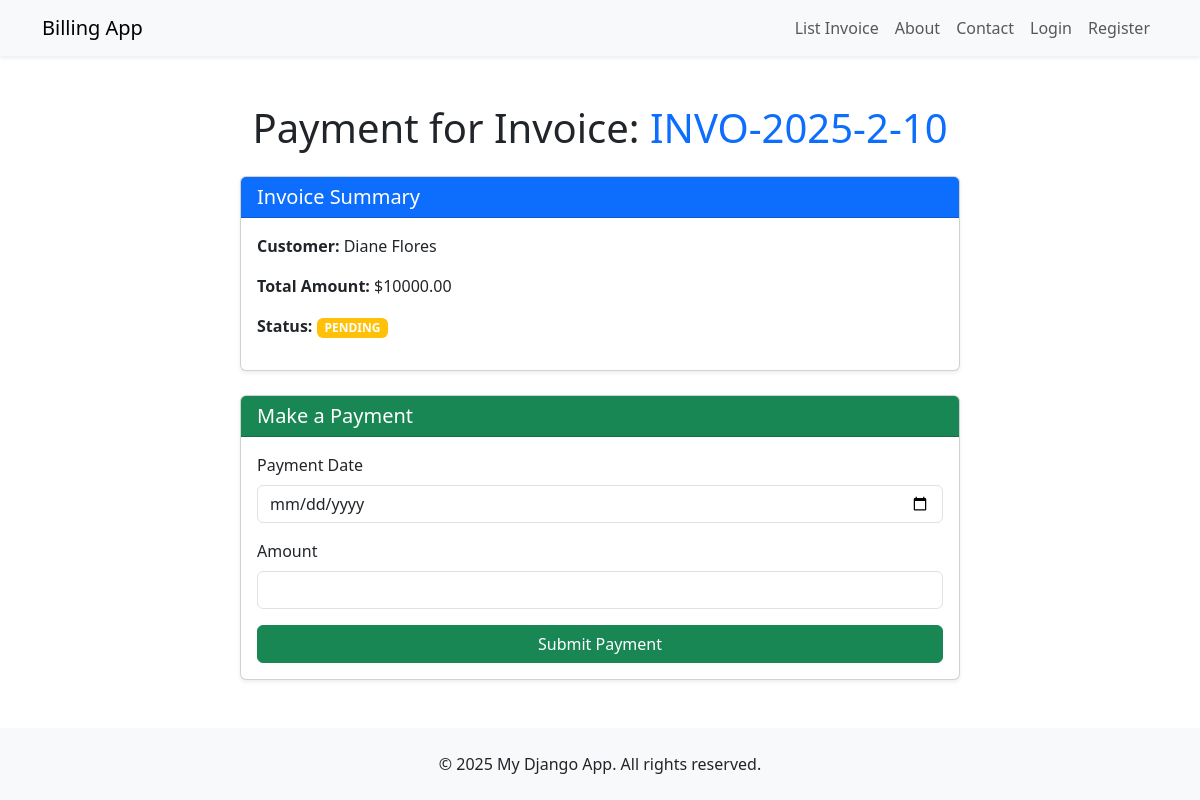
Page /billing/invoice/42/create_payment/ on the committed database.
### billing/models.py (models this page shows, shortened)
class Invoice(models.Model):
    customer = models.ForeignKey(Customer, on_delete=models.CASCADE)
    invoice_number = models.CharField(max_length=20, unique=True)
    date_created = models.DateField(auto_now_add=True)
    due_date = models.DateField()
    total_amount = models.DecimalField(max_digits=10, decimal_places=2)
    status_choices = [
        ('PAID', 'Paid'),
        ('PENDING', 'Pending'),
    ]
    status = models.CharField(max_length=10, choices=status_choices, default='PENDING')

class Customer(models.Model):
    name = models.CharField(max_length=255)
    email = models.EmailField()
    address = models.TextField()

### billing/views.py (the view)
# urls.py: path('invoice/<int:invoice_id>/create_payment/', views.create_payment, name='create_payment'),
def create_payment(request, invoice_id):
    invoice = get_object_or_404(Invoice, id=invoice_id)
    if request.method == 'POST':
        form = PaymentForm(request.POST)
        if form.is_valid():
            payment = form.save(commit=False)
            payment.invoice = invoice
            payment.save()
            return HttpResponseRedirect(reverse('invoice_detail', args=[invoice_id]))
    else:
        form = PaymentForm()
    return render(request, 'create_payment.html', {'form': form, 'invoice': invoice})

### billing/forms.py
class PaymentForm(forms.ModelForm):
    class Meta:
        model = Payment
        fields = ['payment_date', 'amount']
        widgets = {
            'payment_date': forms.DateInput(
                attrs={
                    'type': 'date',  # Use HTML5 date input
                    'class': 'form-control',
                    'placeholder': 'YYYY-MM-DD',
                },
                format='%Y-%m-%d'  # Specify the date format
            )
        }
    def __init__(self, *args, **kwargs):
        super().__init__(*args, **kwargs)
        for field_name, field in self.fields.items():
            if field_name != 'payment_date':  # Skip payment_date, already has custom widget
                field.widget.attrs.update({'class': 'form-control'})

### billing/templates/create_payment.html (shortened to what this page needs)
{% extends 'base.html' %}
{% block content %}
<div class="container my-5">
    <h1 class="text-center mb-4">Payment for Invoice: <span class="text-primary">{{ invoice.invoice_number }}</span></h1>
    <div class="row justify-content-center">
        <div class="col-md-8">
            <div class="card shadow-sm mb-4">
                <div class="card-header bg-primary text-white">
                    <h5 class="mb-0">Invoice Summary</h5>
                </div>
                <div class="card-body">
                    <p><strong>Customer:</strong> {{ invoice.customer.name }}</p>
                    <p><strong>Total Amount:</strong> ${{ invoice.total_amount }}</p>
                    <p><strong>Status:</strong>
                        <span class="badge {% if invoice.status == 'Paid' %}bg-success{% else %}bg-warning{% endif %}">
                            {{ invoice.status }}
                        </span>
                    </p>
                </div>
            </div>
        </div>
    </div>
    <div class="row justify-content-center">
        <div class="col-md-8">
            <div class="card shadow-sm">
                <div class="card-header bg-success text-white">
                    <h5 class="mb-0">Make a Payment</h5>
                </div>
                <div class="card-body">
                    <form method="post">
                        <div class="mb-3">
                            <label for="id_payment_date" class="form-label">Payment Date</label>
                            {{ form.payment_date }}
                        </div>
                        <div class="mb-3">
                            <label for="id_amount" class="form-label">Amount</label>
                            {{ form.amount }}
                        </div>
                        <button type="submit" class="btn btn-success w-100">Submit Payment</button>
                    </form>
                </div>
            </div>
        </div>
    </div>
</div>
{% endblock %}

### rows in the picture
Invoice: invoice_number "INVO-2025-2-10", customer.name "Diane Flores", total_amount "10000.00", status "PENDING"
